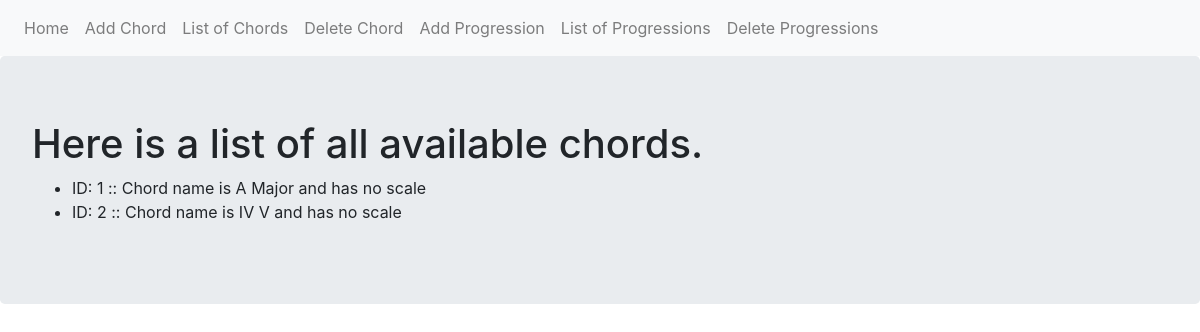
/chords/list, run on an earlier commit of the app's database.
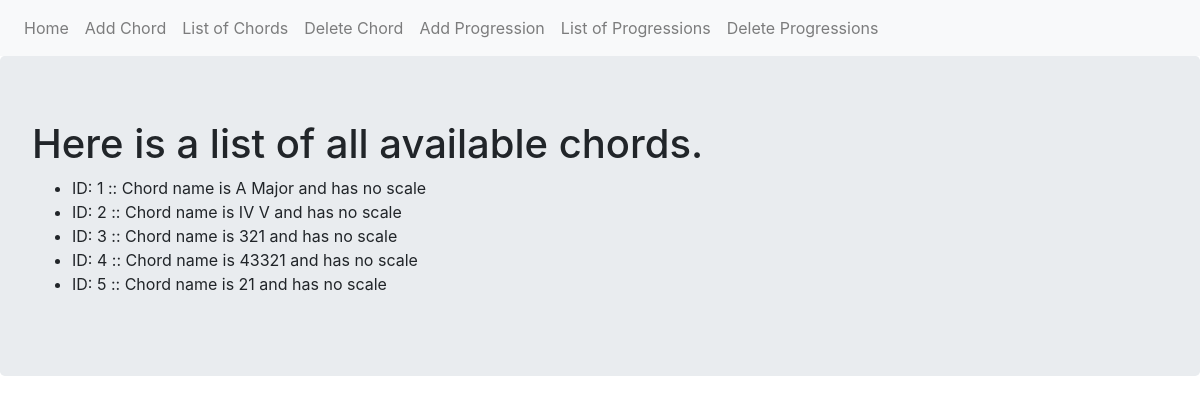
And on a later commit of the database.
### myproject/models.py (models this page shows, shortened)
class Chord(db.Model):
        __tablename__ = 'chords'
        id = db.Column(db.Integer,primary_key = True)
        steps = db.Column(db.Text)
        def __repr__(self):
            return f"Chord name is {self.steps} and has no scale"

### myproject/chords/views.py (the view)
@chords_blueprint.route('/list')
def list():
    chords = Chord.query.all()
    return render_template('list.html', chords=chords)

### myproject/chords/templates/chords/list.html
{% extends "base.html" %}
{% block content %}
<div class="jumbotron">
  <h1>Here is a list of all available chords.</h1>
  <ul>
    {% for chord in chords  %}
    <li>ID: {{chord.id}} :: {{chord}}</li>
    {% endfor %}
  </ul>
</div>
{% endblock %}

### myproject/templates/base.html (shortened to what this page needs)
<!DOCTYPE html>
<html lang="en" dir="ltr">
  <head>
    <link rel="stylesheet" href="https://maxcdn.bootstrapcdn.com/bootstrap/4.0.0/css/bootstrap.min.css">
  </head>
  <body>
    <nav class="navbar navbar-expand-lg navbar-light bg-light">
    <div class="navbar-nav">
      <a class="nav-item nav-link" href="{{ url_for('index') }}">Home</a>
      <a class="nav-item nav-link" href="{{ url_for('chords.add') }}">Add Chord</a>
      <a class="nav-item nav-link" href="{{ url_for('chords.list') }}">List of Chords</a>
      <a class="nav-item nav-link" href="{{ url_for('chords.delete') }}">Delete Chord</a>
      <a class="nav-item nav-link" href="{{ url_for('progressions.add') }}">Add Progression</a>
      <a class="nav-item nav-link" href="{{ url_for('progressions.list') }}">List of Progressions</a>
      <a class="nav-item nav-link" href="{{ url_for('progressions.delete') }}">Delete Progressions</a>
    </div>
</nav>
    {% block content %}
    {% endblock %}
  </body>
</html>

What changed in the data, as far as the page shows it:
added Chord: id "3", steps "Chord name is 321 and has no scale"
added Chord: id "4", steps "Chord name is 43321 and has no scale"
added Chord: id "5", steps "Chord name is 21 and has no scale"
